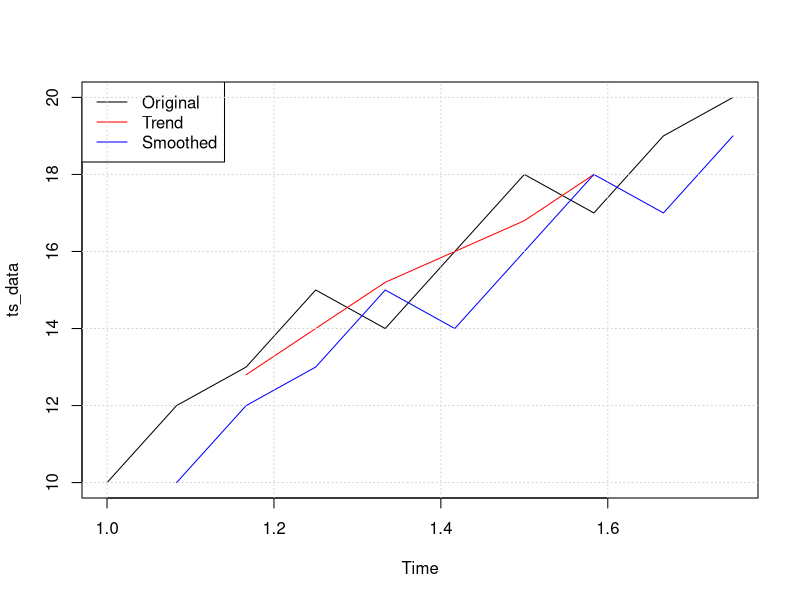

Generate this figure with R:
#replace "value" with the actual column name
# Load dataset
data <- read.csv("timeseries.csv")

# Convert to time series
ts_data <- ts(data$value, frequency = 12)

# 1. Trend (moving average)
trend <- filter(ts_data, rep(1/5, 5), sides = 2)

# 2. Exponential smoothing
smooth <- HoltWinters(ts_data, beta=FALSE, gamma=FALSE)

# 3. Forecast
forecast <- predict(smooth, n.ahead = 5)

# Plot
plot(ts_data)
lines(trend, col="red")
lines(smooth$fitted[,1], col="blue")

legend("topleft", legend=c("Original", "Trend", "Smoothed"),
       col=c("black","red","blue"), lty=1)   # NEW
grid()   # NEW
